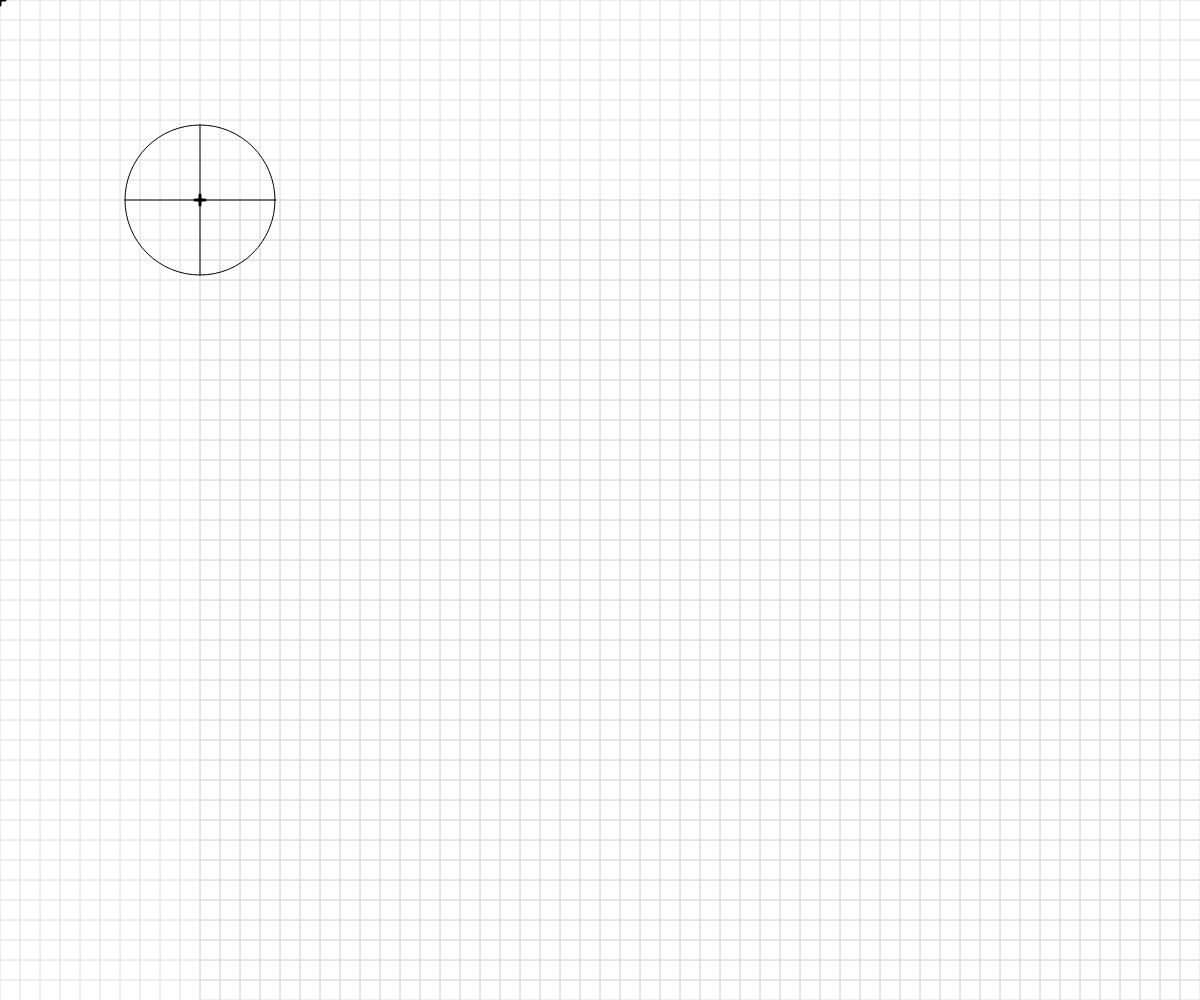
Frame 1 (no input)
Frame 60 (no input): identical to frame 1, image omitted
Frame 120 (the mouse pressed at the canvas centre since frame 60): identical to frame 1, image omitted

The p5.js sketch that drew this single still picture (run headless with seeded random() and noise() and a simulated clock; from frame 60 on, the mouse is pressed at the canvas centre):

// p5.js sketch
// ── sketch.js
// 10 Basic Transformation
// Grace
// March 6

// Coordinate System Transformation (translate, move, scale)




let originalSpacing = 20;


function setup() {
  createCanvas(windowWidth, windowHeight);
}

function draw() {
  background(255);
  drawBasicGrid(220);
  drawCircle();

  // Test: 
  // face(width/2, height/2);
  // rectangleBlue(200, 150);
  // rectangleRed(200, 100);



  //transformation one: TRANSLATION

  // push(); // Makes a new coordinate system on top
  // translate(120,120); // Move the coordinate system
  // drawBasicGrid(150);
  // rectangleRed(0, 0);
  // pop(); // Reverts to previous coordinate system
  




  //transformation two: SCALE
  // push();
  // rectangleRed(40, 0);   // 50 px square

  // //scale: no change < 1 (smaller)    > 1 (larger)
  // let scaleAmount = 2.5;
  // scale(scaleAmount, 2);
  // translate(60, 60);
  // drawBasicGrid(100);
  // rectangleBlue(20,20);


  // pop();




  //transformation three: ROTATION
  //reminder: rotations are measured in radians, not degrees! Functions can help with the conversion...
  // angleMode(DEGREES);

  // push();
  // translate(140, 140);
  // rotate(frameCount); // always rotates around the origin
  // //drawBasicGrid(100);
  // face(100,0);




  // pop();

  // push();
  // //to rotate an object around itself
  // //1. translate to the objects position
  // //2. apply the rotation transformation
  // //3. draw object at (0,0)
  // rectMode(CENTER);
  // translate(mouseX, mouseY);
  // scale(2);
  // rotate(-frameCount*2);
  // rectangleBlue(0,0);
  // pop();


  //Combinations of Transformations

  

}

function drawCircle(){
  push();
  translate(200, 200);
  drawBasicGrid(220);
  noFill();
  circle(0, 0, 150);

  let numSpokes = 4;
  let spokeAngle = 360/numSpokes;

  angleMode(DEGREES);
  for(let i = 0; i < numSpokes; i++){
    line(0, 0, 150/2, 0);
    rotate(spokeAngle);
  }



  pop();
}










function face(x, y) {
  //draw a face at x,y
  push();
  translate(x,y);
  ellipseMode(CENTER);
  fill(200,200,0);
  stroke(0);
  ellipse(0,0,80,80);
  fill(90, 140, 30, 220);
  triangle(-20, 20, 20, 20, 0, 30);
  fill(0);
  ellipse(-25,0,10,10);
  ellipse(25,0,10,10);
  strokeWeight(5);
  line(-30,-10,30,-10);
  strokeWeight(1);
  pop();

}

function rectangleRed(x, y) {
  //draw a red rectangle at x,y (sized 50 pixels square) - to visualize what happens to the coordinate system
  //when different basic transformations are applied.
  noStroke();
  fill(255, 0, 0, 150);
  rect(x, y, 50, 50);

}

function rectangleBlue(x, y) {
  //draw a red rectangle at x,y (sized 50 pixels square) - to visualize what happens to the coordinate system
  //when different basic transformations are applied.
  noStroke();
  fill(0, 0, 255, 150);
  rect(x, y, 50, 50);

}

function drawBasicGrid(shade) {
  //draw the normal cartesian Coordinate Grid, in a light color. Spaced at 20 px by default
  stroke(shade);
  for (let x = 0; x < width; x += 20) {
    line(x, 0, x, height);
  }
  for (let y = 0; y < height; y += 20) {
    line(0, y, width, y);
  }

  //Draw "X" at the origin
  strokeWeight(3);
  stroke(0);
  line(-5,0,5,0);
  line(0,5,0,-5);
  strokeWeight(1);
}
